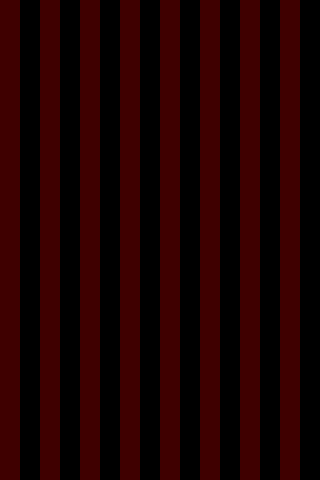

Rendered tile map (Tiled .tmx) drawn with the repository's tilesets; below, a short description and the map source with its tile grids summarised:
An orthogonal 32x48 tile map with 10x10 px tiles, 1 tile layer (Tile Layer 1) and 97 objects.

<map version="1.0" orientation="orthogonal" renderorder="right-down" width="32" height="48" tilewidth="10" tileheight="10" nextobjectid="104">
 <properties>
  <property name="hazard_type" value="water" />
  <property name="par" value="5" />
  <property name="target_x" value="26" />
  <property name="target_y" value="6" />
  <property name="tee_x" value="7" />
  <property name="tee_y" value="46" />
  <property name="yards" value="420" />
 </properties>
 <tileset firstgid="1" name="tiles" tilewidth="10" tileheight="10" tilecount="1">
  <image source="tiles.png" width="10" height="10" />
  <tile id="0">
   <properties>
    <property name="id" value="0" />
    <property name="wpx" value="0" />
    <property name="wpy" value="0" />
   </properties>
  </tile>
 </tileset>
 <layer name="Tile Layer 1" width="32" height="48" opacity="0.28">
  <data>[1536 cells, 768 non-empty, 1 distinct tile ids]</data>
 </layer>
 <objectgroup name="quads">
  <object id="1" x="38.6667" y="440" width="61.3333" height="59.3333">
   <properties>
    <property name="type" value="fairway" />
   </properties>
  </object>
  <object id="3" x="80.6667" y="359.333" width="59.3333" height="70.6667">
   <properties>
    <property name="type" value="fairway" />
   </properties>
  </object>
  <object id="5" x="98" y="261.333" width="42.6667" height="78">
   <properties>
    <property name="type" value="fairway" />
   </properties>
  </object>
  <object id="6" x="78.6667" y="320.667" width="42" height="43.3333">
   <properties>
    <property name="type" value="fairway" />
   </properties>
  </object>
  <object id="8" x="219.333" y="41.3333" width="80" height="49.3333">
   <properties>
    <property name="type" value="green" />
   </properties>
  </object>
  <object id="10" x="240.667" y="30.6667" width="58.6667" height="11.3333">
   <properties>
    <property name="type" value="green" />
   </properties>
  </object>
  <object id="11" x="239.333" y="84.6667" width="42" height="25.3333">
   <properties>
    <property name="type" value="green" />
   </properties>
  </object>
  <object id="12" x="81.3333" y="60.6667" width="58" height="29.3333">
   <properties>
    <property name="type" value="water" />
   </properties>
  </object>
  <object id="14" x="120.667" y="80" width="59.3333" height="21.3333">
   <properties>
    <property name="type" value="water" />
   </properties>
  </object>
  <object id="15" x="160.667" y="90.6667" width="58.333" height="29.3333">
   <properties>
    <property name="type" value="water" />
   </properties>
  </object>
  <object id="16" x="199.667" y="119.333" width="120" height="11.3333">
   <properties>
    <property name="type" value="water" />
   </properties>
  </object>
  <object id="17" x="119.333" y="190.667" width="60" height="49.3333">
   <properties>
    <property name="type" value="fairway" />
   </properties>
  </object>
  <object id="18" x="141.333" y="138.667" width="77.3333" height="61.3333">
   <properties>
    <property name="type" value="fairway" />
   </properties>
  </object>
  <object id="20" x="-1.33333" y="70" width="87.3333" height="20">
   <properties>
    <property name="type" value="water" />
   </properties>
  </object>
  <object id="29" x="59.0003" y="241.333" width="81.5" height="20.5">
   <properties>
    <property name="type" value="water" />
   </properties>
  </object>
  <object id="30" x="59.0003" y="220.666" width="40.5" height="22.5">
   <properties>
    <property name="type" value="water" />
   </properties>
  </object>
  <object id="100" x="121.5" y="339.5" width="37.5" height="19.5">
   <properties>
    <property name="type" value="water" />
   </properties>
  </object>
 </objectgroup>
 <objectgroup color="#ffaa00" name="triangles">
  <object id="19" x="174.667" y="196" width="44" height="44">
   <properties>
    <property name="omit" value="2" />
    <property name="type" value="fairway" />
   </properties>
  </object>
 </objectgroup>
 <objectgroup name="waypoints">
  <object id="22" x="1" y="386" width="161" height="92">
   <properties>
    <property name="id" value="0" />
    <property name="wpx" value="0" />
    <property name="wpy" value="0" />
   </properties>
  </object>
 </objectgroup>
 <objectgroup name="trees">
  <!-- 78 objects omitted --></objectgroup>
</map>
<!-- 78 of 97 objects omitted -->
